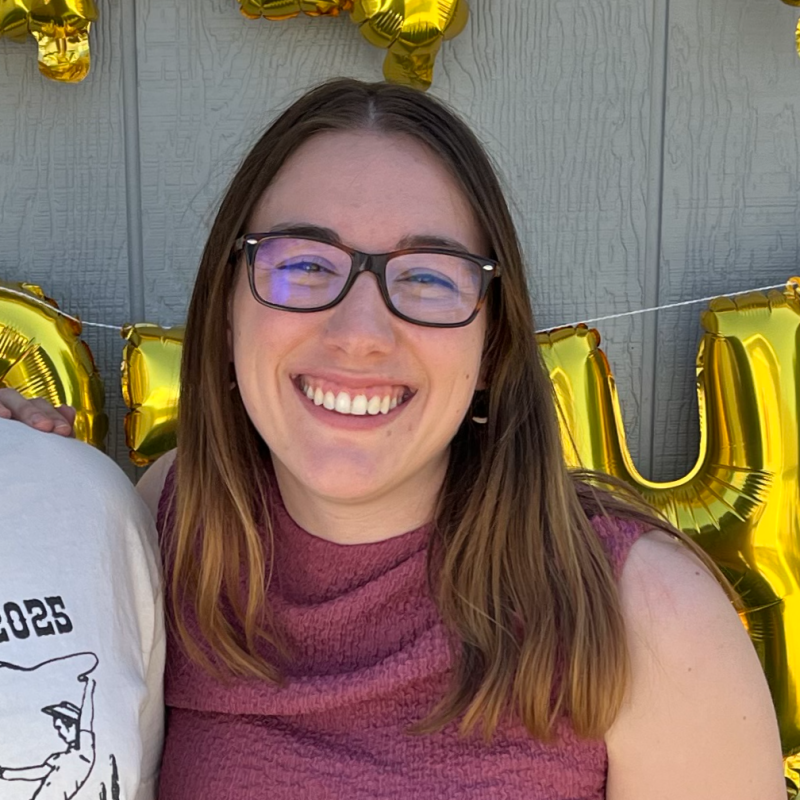
#> input picture images/board/Abigail-Baisley.jpg, 800 x 800 px
$ python crop_headshots.py ../images/board/Abigail-Baisley.jpg
#> lines starting #> are read from the running program, lines starting #| are printed output that depends on the picture
"""
Crop headshots so every face sits at the same size and height in its frame.

For each photo, this finds the face, then cuts a square around it so that:
  - the face takes up the same share of the frame in every photo, and
  - there is the same amount of space above the top of the head.
It then shrinks the result to a web-friendly size and saves it in place.

Usage (needs Python with:  pip install opencv-python-headless pillow):
    python tools/crop_headshots.py images/team/new-person.jpg
    python tools/crop_headshots.py images/team/*.jpg

Settings you can tweak are just below.
"""
import sys

import cv2
import numpy as np
from PIL import Image, ImageOps

OUTPUT_SIZE = 800      # width and height of the saved square photo, in pixels
FACE_SHARE  = 0.26     # face height as a share of the frame height (bigger = closer crop)
FACE_TOP    = 0.25     # where the top of the detected face box sits (0 = top edge, 1 = bottom)
                       # the box starts around the eyebrows, so this leaves room for hair and space above

detector = cv2.CascadeClassifier(cv2.data.haarcascades + "haarcascade_frontalface_default.xml")


def crop(path):
#> called with path = '../images/board/Abigail-Baisley.jpg'
    image = ImageOps.exif_transpose(Image.open(path)).convert("RGB")
    width, height = image.size
#> width = 800; height = 800

    # Find faces on a smaller copy (faster), then scale the box back up
    scale = 1000 / max(width, height)
#> scale = 1.25
    small = cv2.cvtColor(np.array(image.resize((int(width * scale), int(height * scale)))), cv2.COLOR_RGB2GRAY)
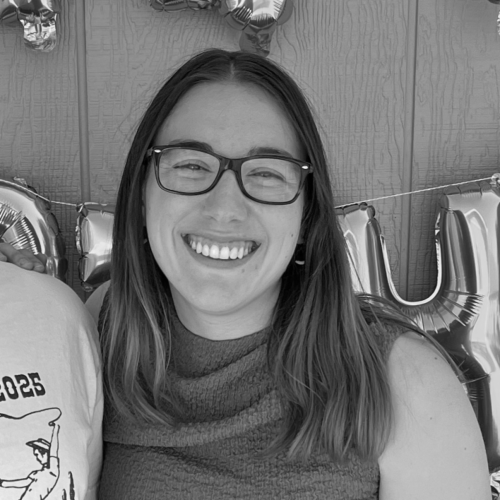
#> small: shape (1000, 1000) (shown at 1/2 size); min 0, max 254, mean 117.5
    faces = detector.detectMultiScale(small, scaleFactor=1.1, minNeighbors=6, minSize=(60, 60))
#> faces = [[237, 174, 431, 431]]
    if len(faces) == 0:
        print(f"  no face found, skipped: {path}")
        return
    x, y, w, h = [v / scale for v in max(faces, key=lambda f: f[2] * f[3])]   # largest face
#> x = 189.6; y = 139.2; w = 344.8; h = 344.8

    side = min(h / FACE_SHARE, width, height)          # square crop size
#> side = 800
    left = x + w / 2 - side / 2                         # face centered left-to-right
#> left = -38
    top = y - FACE_TOP * side                           # fixed space above the face
#> top = -60.8
    left = max(0, min(left, width - side))              # keep the crop inside the photo
#> left = 0
    top = max(0, min(top, height - side))
#> top = 0

    result = image.crop((round(left), round(top), round(left + side), round(top + side)))
    result = result.resize((OUTPUT_SIZE, OUTPUT_SIZE), Image.LANCZOS)
    result.save(path, "JPEG", quality=85, optimize=True, progressive=True)
    print(f"  cropped: {path}")


if __name__ == "__main__":
    for photo in sys.argv[1:]:
        crop(photo)

$ run again, on images/board/Ben-Jordan.jpg
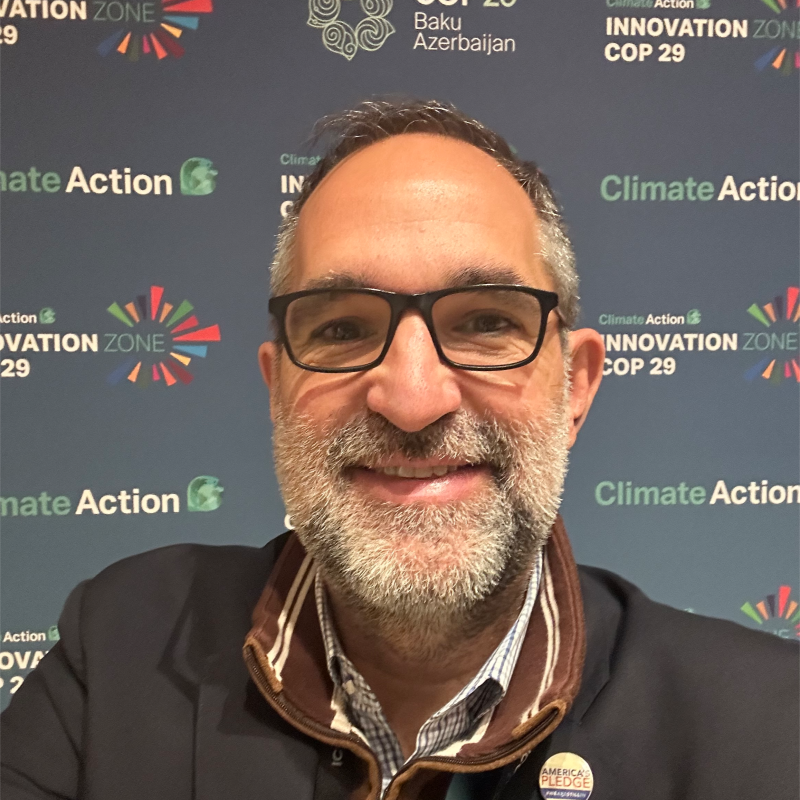
#> input picture images/board/Ben-Jordan.jpg, 800 x 800 px
#> in crop, `small = cv2.cvtColor(np.array(image.resize((int(width * scale), int(he..`:
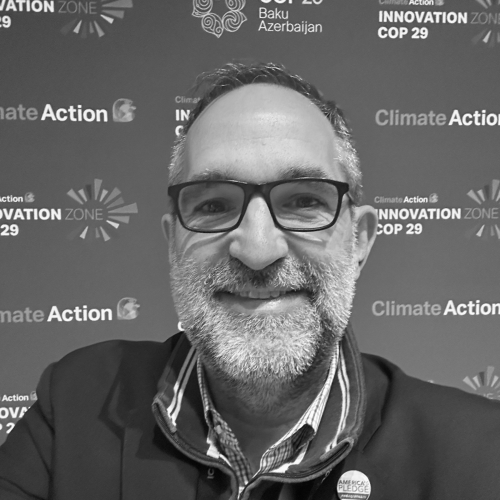
#> small: shape (1000, 1000) (shown at 1/2 size); min 2, max 255, mean 102.1
#> faces = [[244, 191, 543, 543]]
#> x = 195.2; y = 152.8; w = 434.4
#> side = 800
#> in crop, `left = x + w / 2 - side / 2`: left = 12.4
#> in crop, `top = y - FACE_TOP * side`: top = -47.2
#> in crop, `left = max(0, min(left, width - side))`: left = 0

$ run again, on images/board/Jared-Feuer.jpg
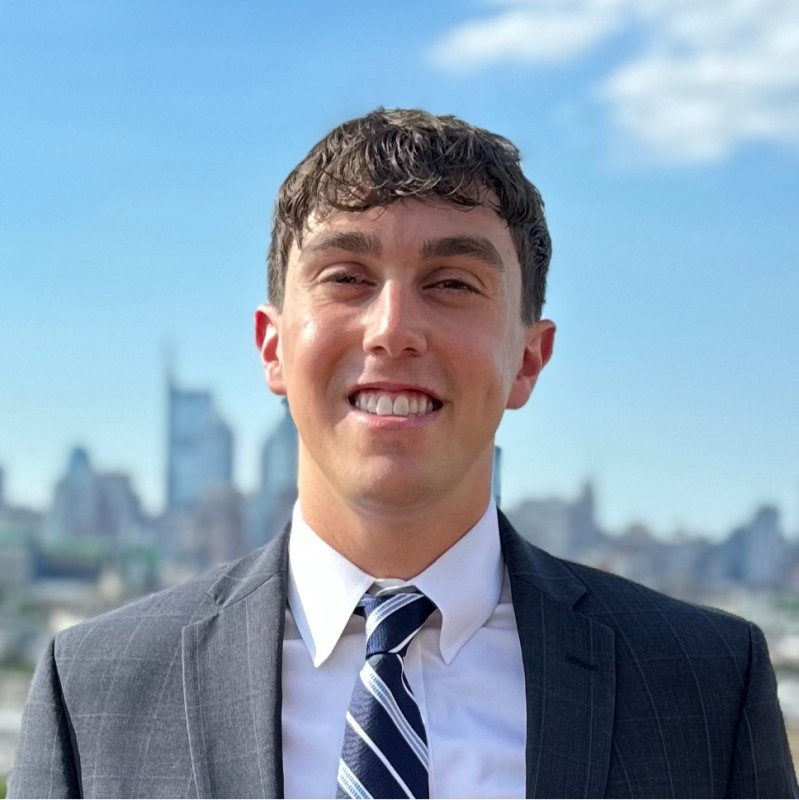
#> input picture images/board/Jared-Feuer.jpg, 799 x 800 px
#> in crop, image is the input picture: PIL image 799x800 RGB; mean R, G, B 135.7, 157.6, 177.5
#> in crop, `small = cv2.cvtColor(np.array(image.resize((int(width * scale), int(he..`:
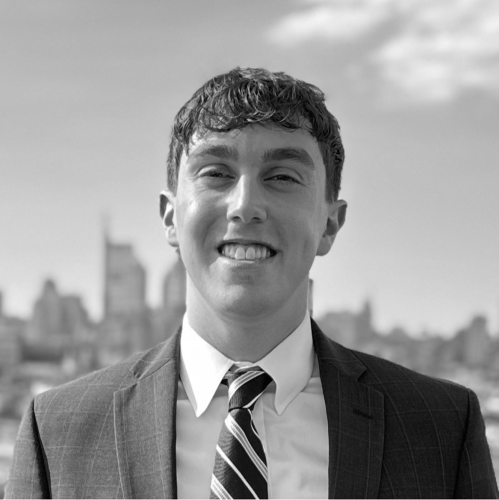
#> small: shape (1000, 998) (shown at 1/2 size); min 0, max 255, mean 153.3
#> faces = [[301, 197, 385, 385]]
#> x = 240.8; y = 157.6; w = 308
#> side = 799
#> in crop, `left = x + w / 2 - side / 2`: left = -4.7
#> in crop, `top = y - FACE_TOP * side`: top = -42.15
#> in crop, `left = max(0, min(left, width - side))`: left = 0
